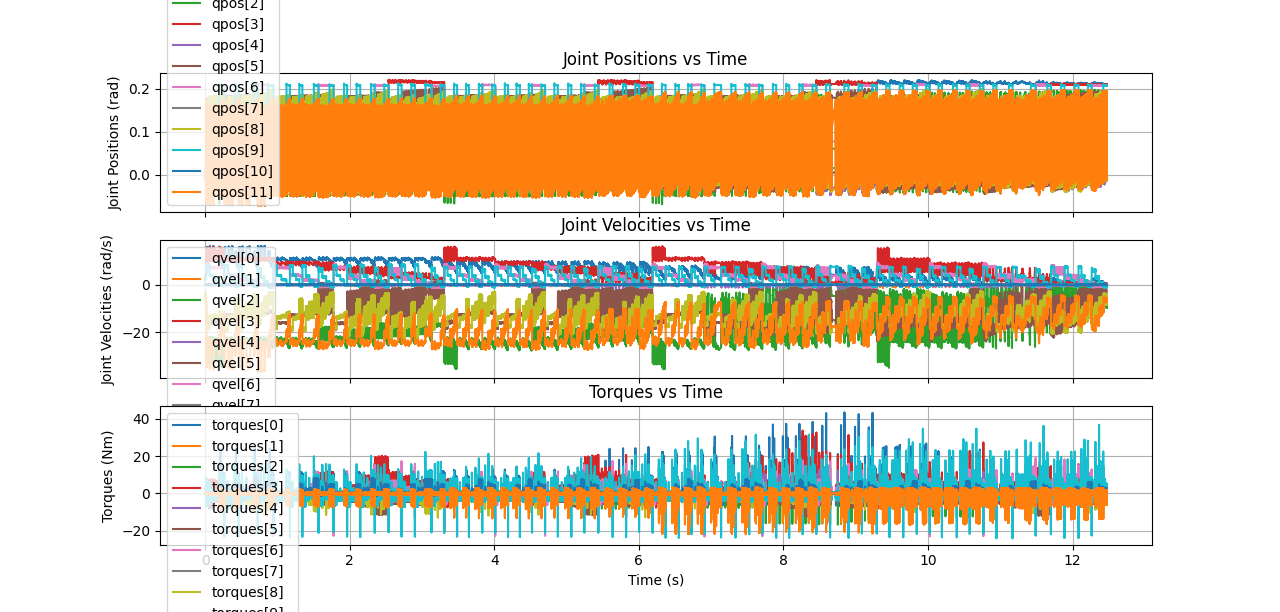

The Python source for this figure:
import csv
import matplotlib.pyplot as plt
import ast
import numpy as np

time_list = []
qpos_list = []
qvel_list = []
torques_list = []

# Read the CSV file
with open('simulation_data.csv', mode='r') as file:
    reader = csv.DictReader(file)
    for row in reader:
        time_list.append(float(row['time']))
        qpos_list.append(ast.literal_eval(row['qpos']))
        qvel_list.append(ast.literal_eval(row['qvel']))
        torques_list.append(ast.literal_eval(row['torque']))

# Convert lists of lists to numpy arrays for easy indexing
qpos_array = np.array(qpos_list)
qvel_array = np.array(qvel_list)
torques_array = np.array(torques_list)

# Create subplots
fig, axs = plt.subplots(3, 1, figsize=(12, 18), sharex=True)

# Plotting qpos vs time
for i in range(qpos_array.shape[1]):
    axs[0].plot(time_list, qpos_array[:, i], label=f'qpos[{i}]')
axs[0].set_ylabel('Joint Positions (rad)')
axs[0].set_title('Joint Positions vs Time')
axs[0].legend()
axs[0].grid(True)

# Plotting qvel vs time
for i in range(qvel_array.shape[1]):
    axs[1].plot(time_list, qvel_array[:, i], label=f'qvel[{i}]')
axs[1].set_ylabel('Joint Velocities (rad/s)')
axs[1].set_title('Joint Velocities vs Time')
axs[1].legend()
axs[1].grid(True)

# Plotting torques vs time
for i in range(torques_array.shape[1]):
    axs[2].plot(time_list, torques_array[:, i], label=f'torques[{i}]')
axs[2].set_xlabel('Time (s)')
axs[2].set_ylabel('Torques (Nm)')
axs[2].set_title('Torques vs Time')
axs[2].legend()
axs[2].grid(True)

plt.show()
